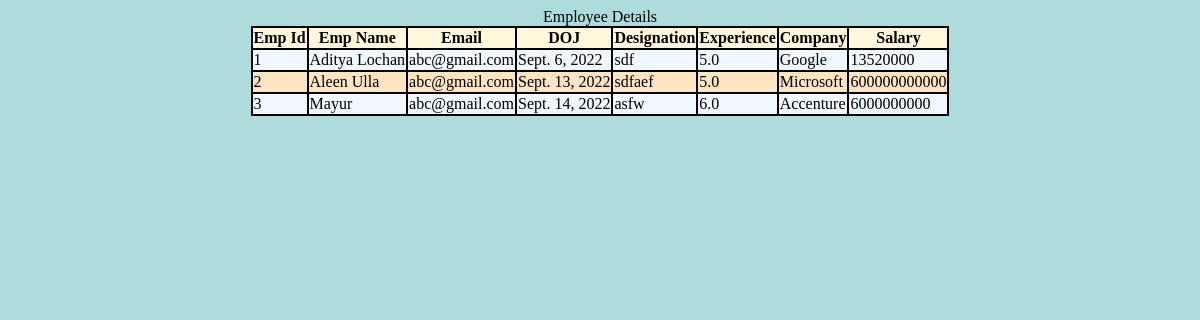
The page / on the database its author committed.
### myapp/models.py (models this page shows, shortened)
class Employee(models.Model):
    eid=models.IntegerField()
    ename=models.CharField(max_length=20)
    email=models.EmailField()
    edoj=models.DateField()
    edesig=models.CharField(max_length=20)
    eexp=models.FloatField()
    ecompany=models.CharField(max_length=20)
    esal=models.IntegerField()

### myapp/views.py (the view)
# urls.py: path('',myview)
def myview(request):
    res=Employee.objects.all()
    d={'key':res}
    return render(request,'myapp/index.html',d)

### templates/myapp/index.html (shortened to what this page needs)
<!DOCTYPE html>
{% load static %}
<html>
    <head>
        <link rel="stylesheet" href="{% static "css/index.css" %}">
    </head>
    <body>
        <center>
        <marquee>Employee Details</marquee>
        <table>
            <tr>
                <th>Emp Id</th>
                <th>Emp Name</th>
                <th>Email</th>
                <th>DOJ</th>
                <th>Designation</th>
                <th>Experience</th>
                <th>Company</th>
                <th>Salary</th>
            </tr>
           {% for i in key %}
            <tr>
                <td>{{i.eid}}</td>
                <td>{{i.ename}}</td>
                <td>{{i.email}}</td>
                <td>{{i.edoj}}</td>
                <td>{{i.edesig}}</td>
                <td>{{i.eexp}}</td>
                <td>{{i.ecompany}}</td>
                <td>{{i.esal}}</td>
            </tr>
            {% endfor %}
        </table>
    </center>
    </body>
</html>

### static/css/index.css (style rules this page uses)
table,th,td { border:2px solid black; border-collapse: collapse; }
tr:nth-child(odd) { background-color: bisque; }
tr:nth-child(even) { background-color: aliceblue; }
th { background-color:pink; }
th { background-color: cornsilk; }
body { background-color: rgb(174, 219, 219); }

### rows shown on the page
Employee: eid "1", ename "Aditya Lochan", email "abc@gmail.com", edoj "Sept. 6, 2022", edesig "sdf", eexp "5.0", ecompany "Google", esal "13520000"
Employee: eid "2", ename "Aleen Ulla", email "abc@gmail.com", edoj "Sept. 13, 2022", edesig "sdfaef", eexp "5.0", ecompany "Microsoft", esal "600000000000"
Employee: eid "3", ename "Mayur", email "abc@gmail.com", edoj "Sept. 14, 2022", edesig "asfw", eexp "6.0", ecompany "Accenture", esal "6000000000"
